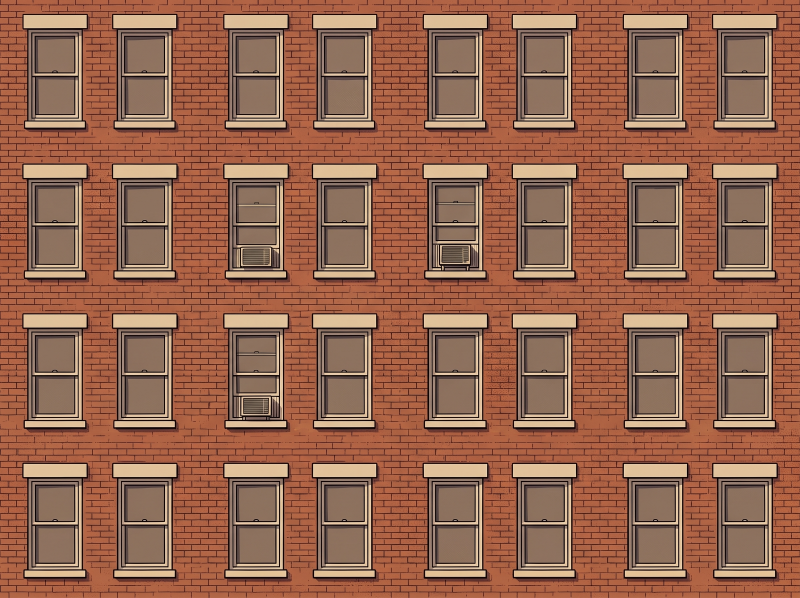
#> input picture photos/Drawing_red_brick_tenement_wall_2K_20260923162057.jpeg, 2400 x 1792 px, found by its file name (shown at 1/3 size); its folder holds 6 pictures in this run
$ python process-art.py
#> lines starting #> are read from the running program, lines starting #| are printed output that depends on the picture; after the words box and inside, x2 and y2 are one past the last pixel; in counts of white or black regions, pixels touching at a corner belong together
# Turn the raw sheets in photos/ into game textures in public/textures/ (run from the repo root).
# Each facade gets a night mask: window glass found by color, cleaned up, and lit per window at random.
import json, random
from PIL import Image, ImageFilter
import numpy as np
from scipy import ndimage

SRC = 'photos/'
OUT = 'public/textures/'
WARM = [(255, 213, 154), (255, 196, 122), (255, 230, 191), (255, 183, 102), (255, 240, 214)]
TV = [(127, 166, 255), (143, 208, 255)]


def seamless(a, band=12):
    a = a.astype(np.float32)
    for axis in (0, 1):
        n = a.shape[axis]
        for i in range(band):
            t = 0.5 * (1 - i / band)
            lo = np.take(a, i, axis=axis).copy()
            hi = np.take(a, n - 1 - i, axis=axis).copy()
            s_lo = [slice(None)] * 3
            s_hi = [slice(None)] * 3
            s_lo[axis], s_hi[axis] = i, n - 1 - i
            a[tuple(s_lo)] = lo * (1 - t) + hi * t
            a[tuple(s_hi)] = hi * (1 - t) + lo * t
    return a


def save(a, name):
    im = Image.fromarray(a.clip(0, 255).astype(np.uint8))
    im.save(OUT + name, quality=88)
    # a half-size copy for phones (texture memory is what runs out first there)
    stem, ext = name.rsplit('.', 1)
    im.resize((max(1, im.width // 2), max(1, im.height // 2)), Image.LANCZOS).save(OUT + f'{stem}@half.{ext}', quality=86)


def light_cells(glass, cols, rows, seed):
    """Color the glass mask cell by cell: most windows dark, some warm, a few TV blue, some with a shade."""
    rnd = random.Random(seed)
    H, W = glass.shape
    out = np.zeros((H, W, 3), np.float32)
    cells = [(r, c) for r in range(rows) for c in range(cols)]
    lit = set(rnd.sample(cells, round(len(cells) * 0.4)))  # always about 40% of windows on
    for r, c in cells:
            if (r, c) not in lit:
                continue
            x0, x1 = c * W // cols, (c + 1) * W // cols
            y0, y1 = r * H // rows, (r + 1) * H // rows
            col = rnd.choice(TV) if rnd.random() < 0.15 else rnd.choice(WARM)
            cell = glass[y0:y1, x0:x1].copy()
            if rnd.random() < 0.35:
                ys = np.nonzero(cell.any(axis=1))[0]
                if len(ys):
                    cell[: ys[0] + int((ys[-1] - ys[0]) * rnd.uniform(0.25, 0.45))] = 0
            out[y0:y1, x0:x1] = cell[..., None] * np.array(col) * rnd.uniform(0.6, 1.0)
    return out


def glass_by_color(a, sample, tol, k, close=0):
#> called with sample = (143, 138), tol = 45, k = 11, close = 0
    ref = a[sample[1], sample[0]]
#> ref = [143, 116, 97]
    d = np.sqrt(((a - ref) ** 2).sum(-1))
    m = Image.fromarray(((d < tol) * 255).astype(np.uint8))
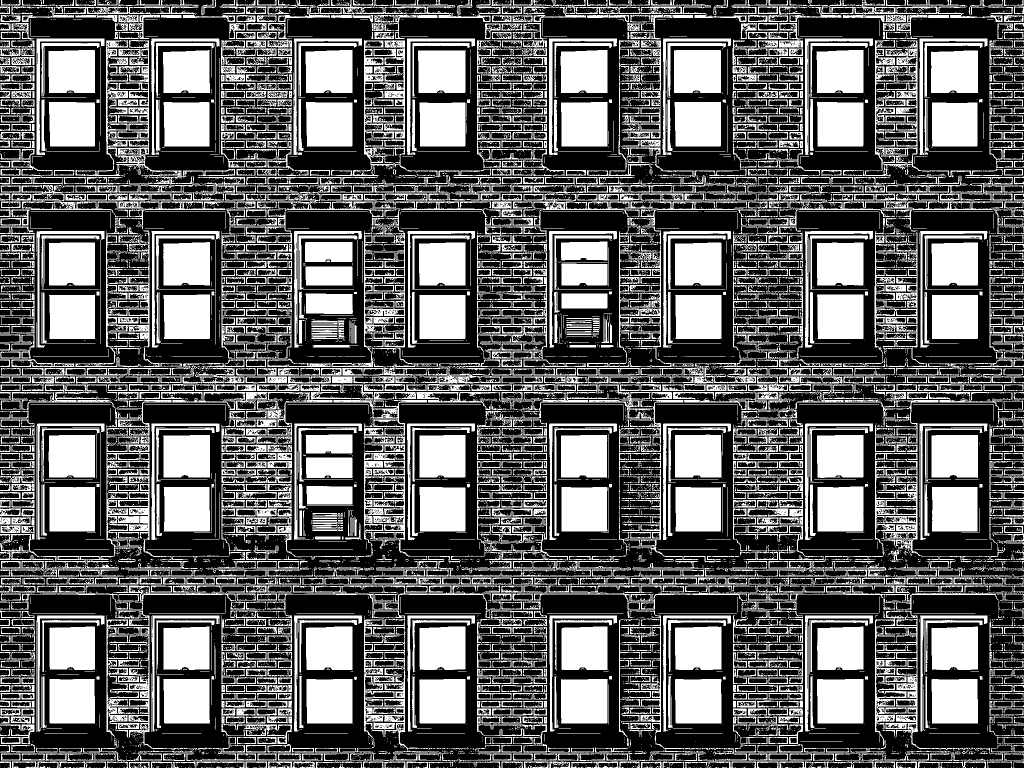
#> m: PIL image 2048x1536 L (shown at 1/2 size); 38.4% white; 9475 white regions (7231 under 20 px), largest, box (x1, y1, x2, y2) and area: (1685, 80, 2006, 355) 8980, (700, 1221, 882, 1522) 8414, (1122, 1358, 1215, 1447) 8217
    if close:
        # closing: fill thin dark lines inside the glass (leaded panes, sash bars)
        m = m.filter(ImageFilter.MaxFilter(close)).filter(ImageFilter.MinFilter(close))
    # opening: drop thin features (frames, siding lines), keep the panes
    m = m.filter(ImageFilter.MinFilter(k)).filter(ImageFilter.MaxFilter(k))
#> m: PIL image 2048x1536 L; 15.7% white; 71 white regions, largest, box (x1, y1, x2, y2) and area: (1122, 1358, 1215, 1447) 8212, (1635, 973, 1727, 1063) 8201, (1634, 1358, 1727, 1447) 8175
    g = (np.asarray(m) > 0).astype(np.float32)
    g[:8], g[-8:], g[:, :8], g[:, -8:] = 0, 0, 0, 0  # filters misbehave at the borders
    # drop anything shaped like a strip of wall rather than a pane
    lab, n = ndimage.label(g)
#> lab: shape (1536, 2048) int32; 72 distinct labels, from 0 to 71
#> n = 71
    for i, sl in enumerate(ndimage.find_objects(lab), 1):
        h, w = sl[0].stop - sl[0].start, sl[1].stop - sl[1].start
        if w > 3 * h or h > 4 * w:
            g[lab == i] = 0
#> this loop made 71 passes
#> (h, w) on passes 1 to 12: (86, 93), (86, 94), (86, 94), (86, 94), (86, 94), (85, 94), (85, 95), (85, 94), (89, 92), (89, 91), (89, 93), (89, 93)
    return g


def facade(src, key, cols, rows, W, H, sample, tol, k, tint=None, seed=1, close=0, lights=None, mask_src=None):
    im = Image.open(SRC + src).convert('RGB').resize((W, H), Image.LANCZOS)
    a = np.asarray(im).astype(np.float32)
    if mask_src:
        # a hand-made window mask: white glass on black
        m = Image.open(SRC + mask_src).convert('L').resize((W, H), Image.LANCZOS)
        glass = (np.asarray(m) > 128).astype(np.float32)
    else:
        glass = glass_by_color(a, (int(sample[0] * W), int(sample[1] * H)), tol, k, close)
    if tint is not None:
        a = a * np.array(tint)
    save(seamless(a), f'{key}.jpg')
    save(light_cells(glass, *(lights or (cols, rows)), seed), f'{key}-mask.png')
#> after the loop in light_cells, `for r, c in cells:`: cell: shape (384, 256) float32; values 0 (black) and 1 (white), 16.2% white; 2 white regions, box (x1, y1, x2, y2) and area: (71, 206, 164, 295) 8131, (71, 102, 164, 188) 7789
    print(key, 'glass', round(glass.mean(), 3))
#| facade-brick glass 0.156
    return {'file': f'{key}.jpg', 'mask': f'{key}-mask.png', 'cols': cols, 'rows': rows}


# [8 lines left out: function ground, not called in this run]


pack = {}
pack['facade-brick'] = facade('Drawing_red_brick_tenement_wall_2K_20260923162057.jpeg', 'facade-brick', 8, 4, 2048, 1536, (0.07, 0.09), 45, 11, seed=1)
# the brownstone sheet came out in red brick: pull it toward chocolate brownstone
pack['facade-stone'] = facade('Create_brownstone_wall_illustration_2K_20260923162223.jpeg', 'facade-stone', 8, 4, 2048, 1536, (0.07, 0.09), 18, 15, tint=(0.78, 0.66, 0.6), seed=2, mask_src='Create_brownstone_wall_illustration_2K_20260923171108.jpeg')
#> call 2 of facade, with key = 'facade-stone', cols = 8, rows = 4, W = 2048, H = 1536, sample = (0.07, 0.09), tol = 18, k = 15
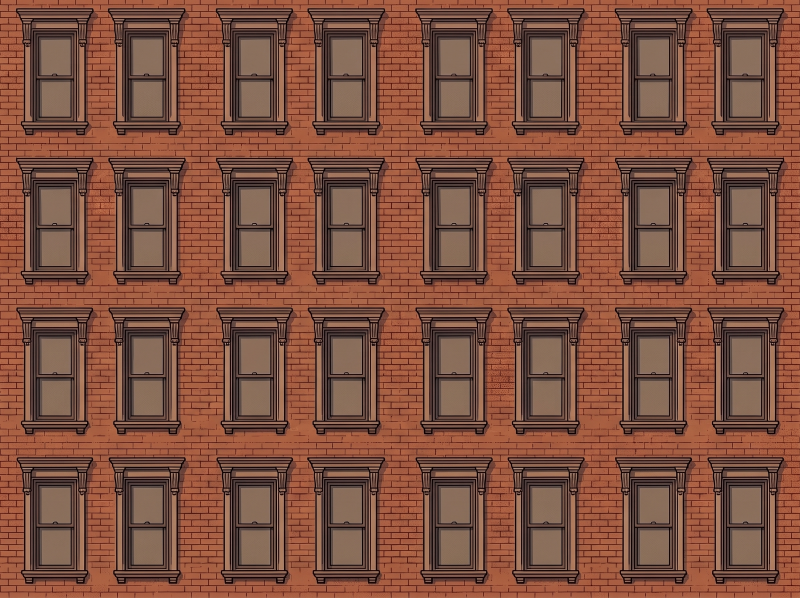
#> input picture photos/Create_brownstone_wall_illustration_2K_20260923162223.jpeg, 2400 x 1792 px, found by its file name (shown at 1/3 size)
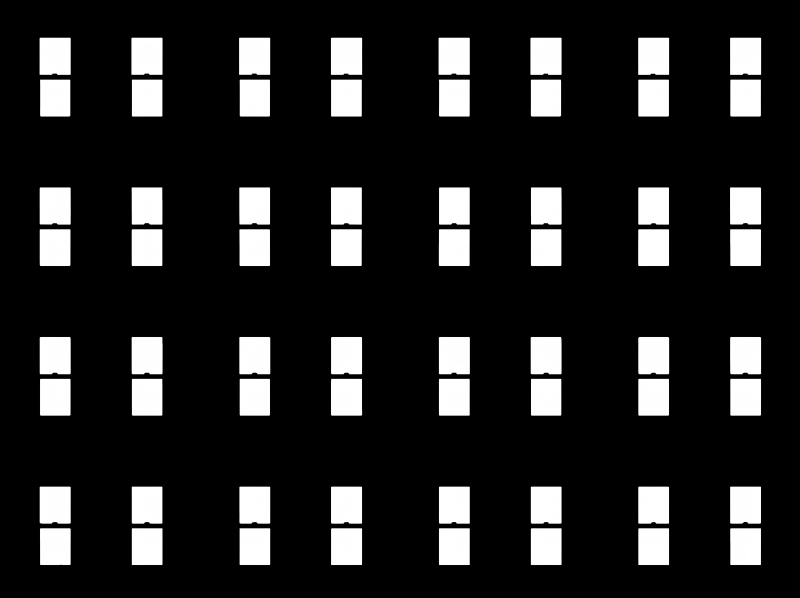
#> input picture photos/Create_brownstone_wall_illustration_2K_20260923171108.jpeg, 2400 x 1792 px, found by its file name (shown at 1/3 size)
#> in facade (call 2), `glass = (np.asarray(m) > 128).astype(np.float32)`: glass: shape (1536, 2048) float32; values 0 (black) and 1 (white), 15.2% white; 64 white regions, largest, box (x1, y1, x2, y2) and area: (1358, 97, 1438, 193) 7623, (847, 1251, 927, 1347) 7613, (101, 97, 181, 193) 7595
#> call 3 of save, with name = 'facade-stone.jpg'
#> in save (call 3), `im.resize((max(1, im.width // 2), max(1, im.height // 2)), Image.LANCZ..`:
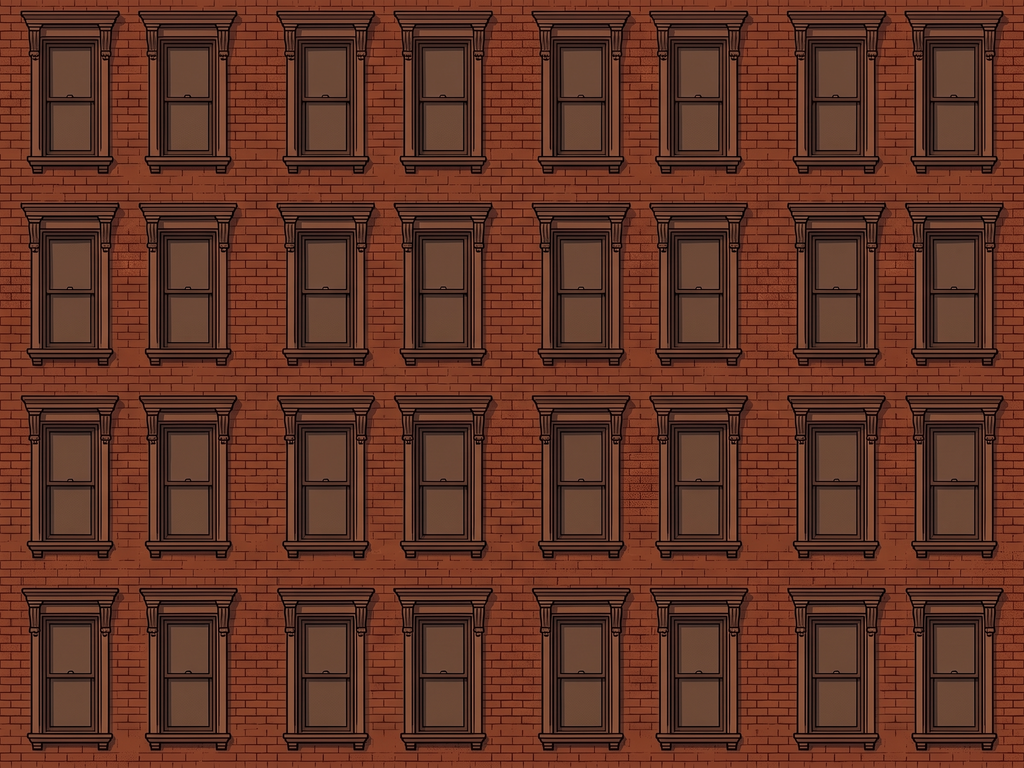
#> saved as facade-stone@half.jpg: PIL image 1024x768 RGB; mean R, G, B 99.2, 53.1, 38
#> the loop in light_cells (call 2), `for r, c in cells:` made 32 passes
#> col on passes 3, 4, 6, 7, 9, 10, 12, 20, 22, 24, 25, 27: (127, 166, 255), (255, 240, 214), (255, 230, 191), (255, 230, 191), (255, 196, 122), (143, 208, 255), (255, 240, 214), (255, 230, 191), (255, 183, 102), (255, 240, 214), (255, 230, 191), (255, 230, 191)
#> after the loop in light_cells (call 2), `for r, c in cells:`: cell: shape (384, 256) float32; values 0 (black) and 1 (white), 15.2% white; 2 white regions, box (x1, y1, x2, y2) and area: (98, 99, 177, 195) 7525, (98, 206, 177, 301) 7425
#| facade-stone glass 0.152
pack['facade-tudor'] = facade('Match_art_style_of_image_2K_20260923162337.jpeg', 'facade-tudor', 8, 4, 2048, 1536, (0.18, 0.1), 40, 15, seed=3, close=9)
#> call 3 of facade, with key = 'facade-tudor', cols = 8, rows = 4, W = 2048, H = 1536, sample = (0.18, 0.1), tol = 40, k = 15
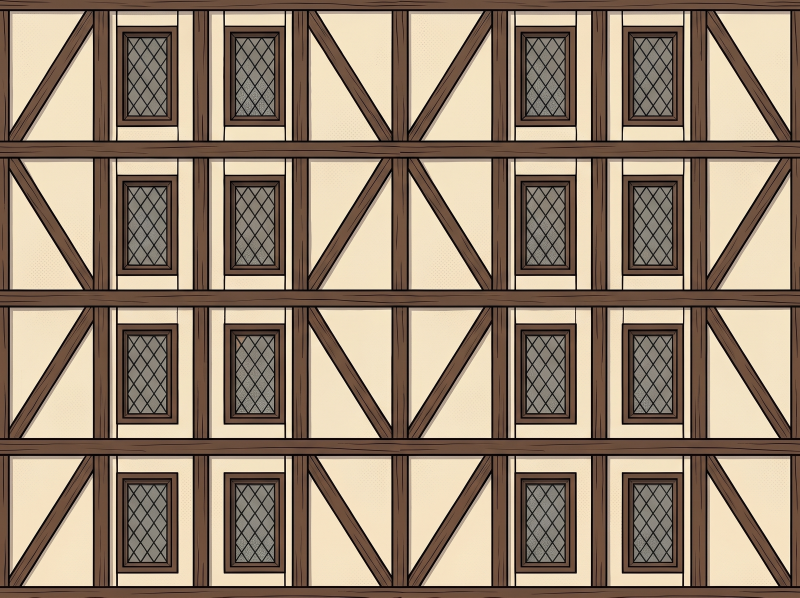
#> input picture photos/Match_art_style_of_image_2K_20260923162337.jpeg, 2400 x 1792 px, found by its file name (shown at 1/3 size)
#> call 2 of glass_by_color, with sample = (368, 153), tol = 40, k = 15, close = 9
#> in glass_by_color (call 2), `ref = a[sample[1], sample[0]]`: ref = [128, 124, 115]
#> in glass_by_color (call 2), `m = Image.fromarray(((d < tol) * 255).astype(np.uint8))`: m: PIL image 2048x1536 L; 7.2% white; 6663 white regions (5989 under 20 px), largest, box (x1, y1, x2, y2) and area: (344, 250, 375, 295) 677, (345, 633, 375, 678) 676, (362, 225, 392, 269) 672
#> in glass_by_color (call 2), `m = m.filter(ImageFilter.MaxFilter(close)).filter(ImageFilter.MinFilte..`: m: PIL image 2048x1536 L; 12.2% white; 1346 white regions (1052 under 20 px), largest, box (x1, y1, x2, y2) and area: (324, 474, 442, 685) 21417, (1344, 473, 1461, 681) 21289, (1620, 90, 1736, 297) 21012
#> in glass_by_color (call 2), `m = m.filter(ImageFilter.MinFilter(k)).filter(ImageFilter.MaxFilter(k))`: m: PIL image 2048x1536 L; 10.3% white; 16 white regions, largest, box (x1, y1, x2, y2) and area: (324, 476, 436, 685) 21258, (1349, 476, 1461, 680) 21102, (1624, 93, 1736, 297) 20753
#> in glass_by_color (call 2), `lab, n = ndimage.label(g)`:
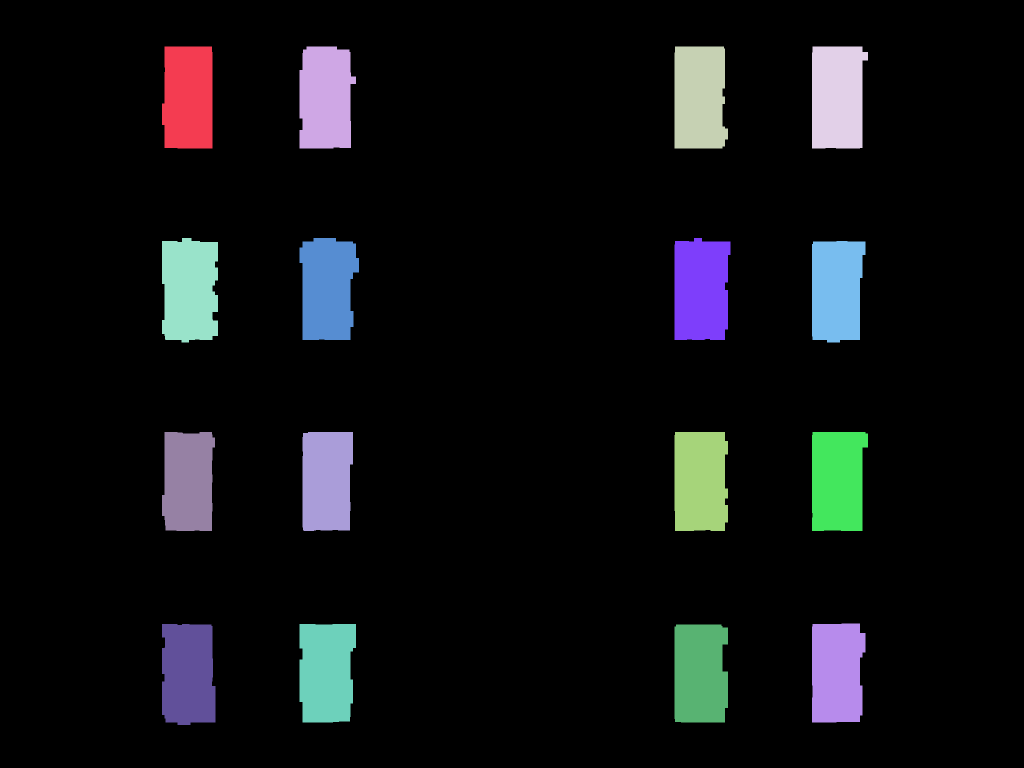
#> lab: shape (1536, 2048) int32 (shown at 1/2 size); 17 distinct labels, from 0 to 16; one colour per label, 0 black
#> in glass_by_color (call 2), `lab, n = ndimage.label(g)`: n = 16
#> the loop in glass_by_color (call 2), `for i, sl in enumerate(ndimage.find_objects(lab), 1):` made 16 passes
#> (h, w) on passes 1 to 12: (204, 101), (204, 113), (204, 107), (204, 112), (209, 112), (204, 119), (204, 112), (203, 107), (198, 106), (198, 101), (198, 107), (198, 112)
#> call 3 of light_cells, with cols = 8, rows = 4, seed = 3
#> the loop in light_cells (call 3), `for r, c in cells:` made 32 passes
#> after the loop in light_cells (call 3), `for r, c in cells:`:
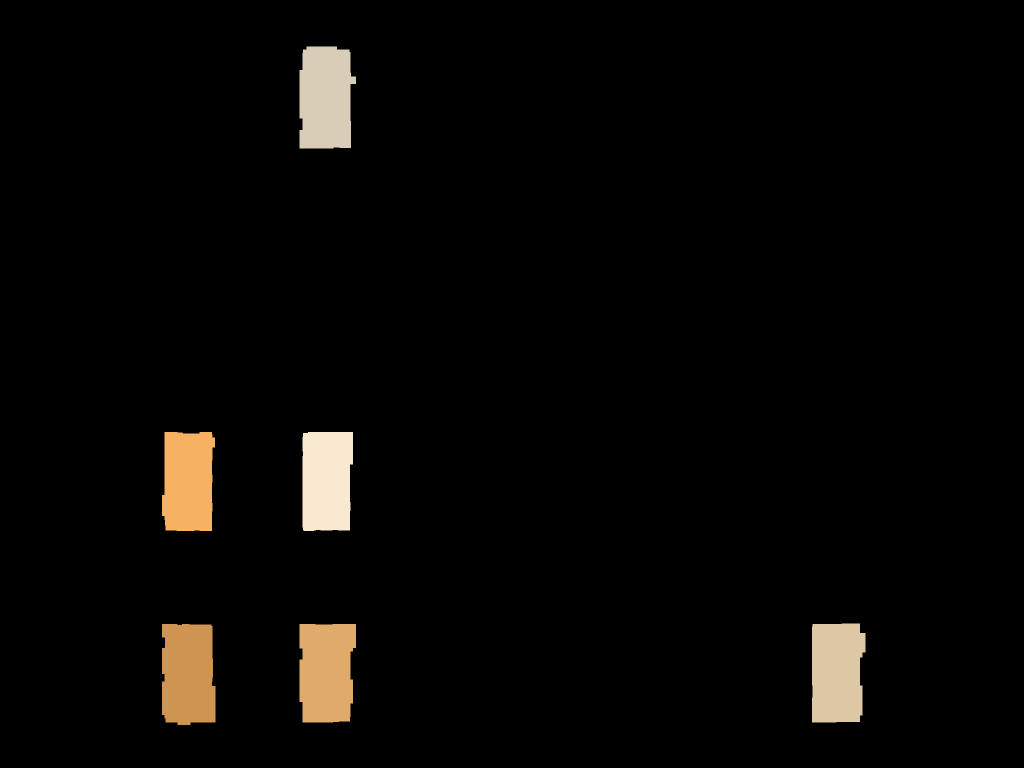
#> out: shape (1536, 2048, 3) float32 (shown at 1/2 size); mean of channels 0, 1, 2 8.6, 7.1, 5.3; drawn as R, G, B
#| facade-tudor glass 0.103
pack['facade-siding'] = facade('Draw_Queens_row_house_wall_2K_20260923162437.jpeg', 'facade-siding', 8, 4, 2048, 1536, (0.126, 0.086), 14, 65, seed=4, lights=(4, 4))  # glass and siding share one blue: a wide opening keeps only the panes
#> (the run stopped early here; a loop or call above may not have finished)
